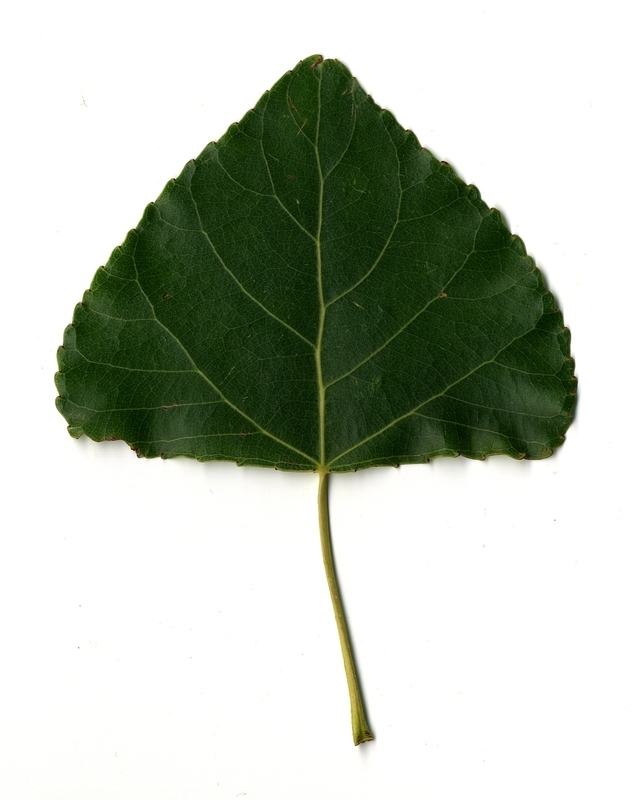
#> input picture Domasni/DomasnaRabota3/database/10152.jpg, 632 x 800 px
$ python DomasnaRabota3.6.py
#> lines starting #> are read from the running program, lines starting #| are printed output that depends on the picture; after the words box and inside, x2 and y2 are one past the last pixel; in counts of white or black regions, pixels touching at a corner belong together
import cv2
import numpy as np

image = cv2.imread('database/10152.jpg')
#> image is the input picture: shape (800, 632, 3); mean B, G, R 183, 195, 188
original_image = image.copy()
gray = cv2.cvtColor(image, cv2.COLOR_BGR2GRAY)
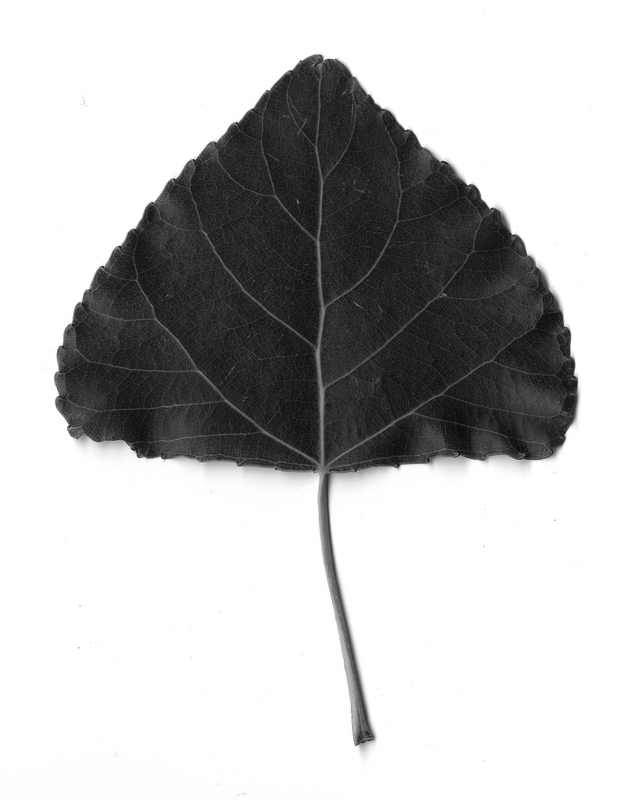
#> gray: shape (800, 632); min 11, max 255, mean 191.6
_, segmented_image = cv2.threshold(gray, 127, 255, cv2.THRESH_BINARY)
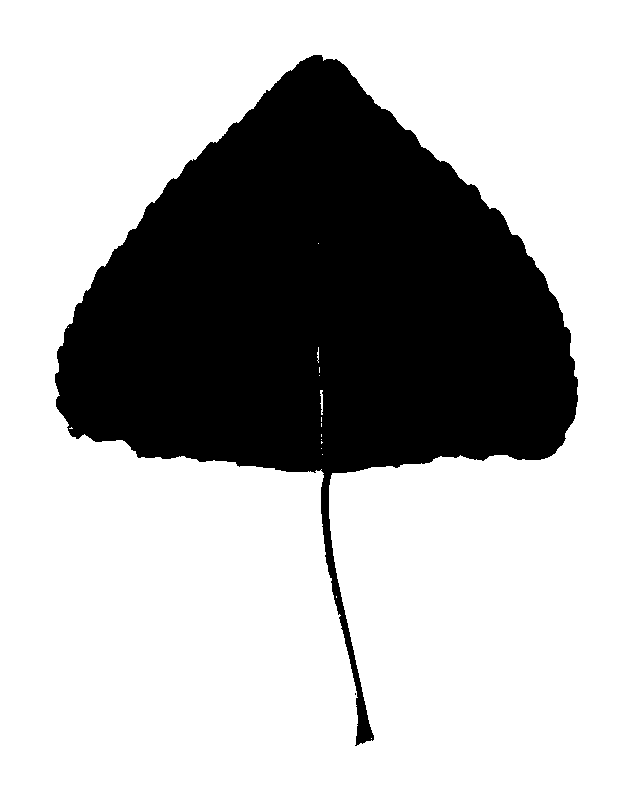
#> segmented_image: shape (800, 632); 70.5% white; 2 black regions (1 under 20 px), largest, box (x1, y1, x2, y2) and area: (55, 55, 578, 746) 149234
edges = cv2.Canny(segmented_image, 30, 100)
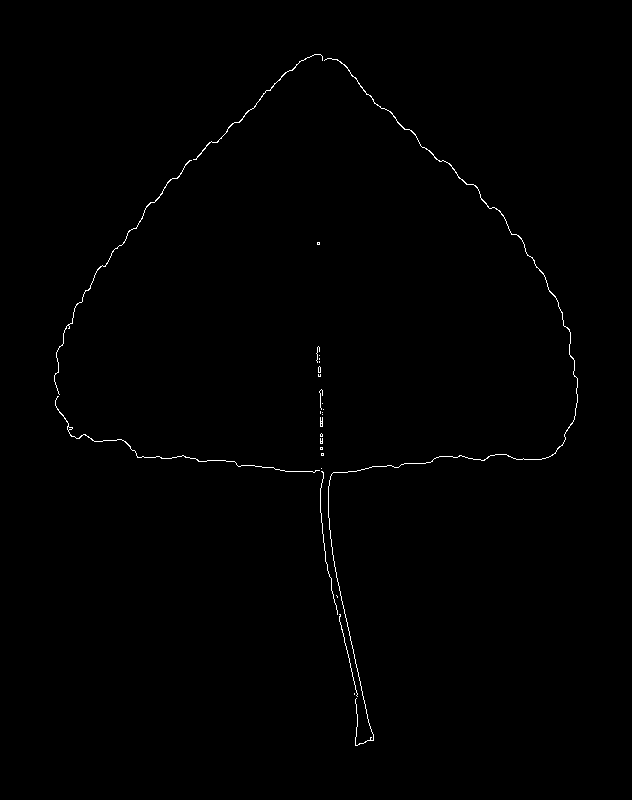
#> edges: shape (800, 632); 0.47% white in thin lines or dots, all inside (x1, y1, x2, y2) = (54, 54, 578, 746)
contours, _ = cv2.findContours(edges, cv2.RETR_EXTERNAL, cv2.CHAIN_APPROX_SIMPLE)
#> contours = 27 contours, 23 with area under 20; largest, box (x1, y1, x2, y2) and area: (324, 58, 578, 746) 113, (193, 54, 323, 160) 44, (54, 160, 192, 395) 44, (55, 396, 320, 473) 39
contour_image = np.zeros_like(gray)
cv2.drawContours(contour_image, contours, -1, (255), 2)
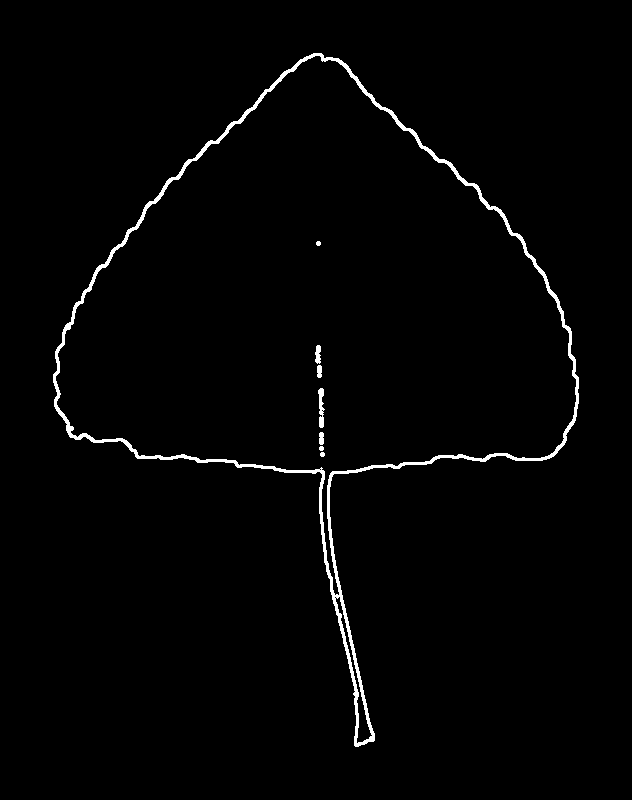
#> contour_image: shape (800, 632); 1.6% white; 8 white regions, largest, box (x1, y1, x2, y2) and area: (53, 53, 579, 747) 7462, (318, 388, 325, 428) 170, (315, 345, 321, 364) 89
cv2.imshow('Original Image', original_image)
cv2.imshow('Segmented Image', segmented_image)
cv2.imshow('Contours', contour_image)
cv2.waitKey(0)
cv2.destroyAllWindows()

$ run again, with Domasni/DomasnaRabota3/database/1.jpg copied over Domasni/DomasnaRabota3/database/10152.jpg
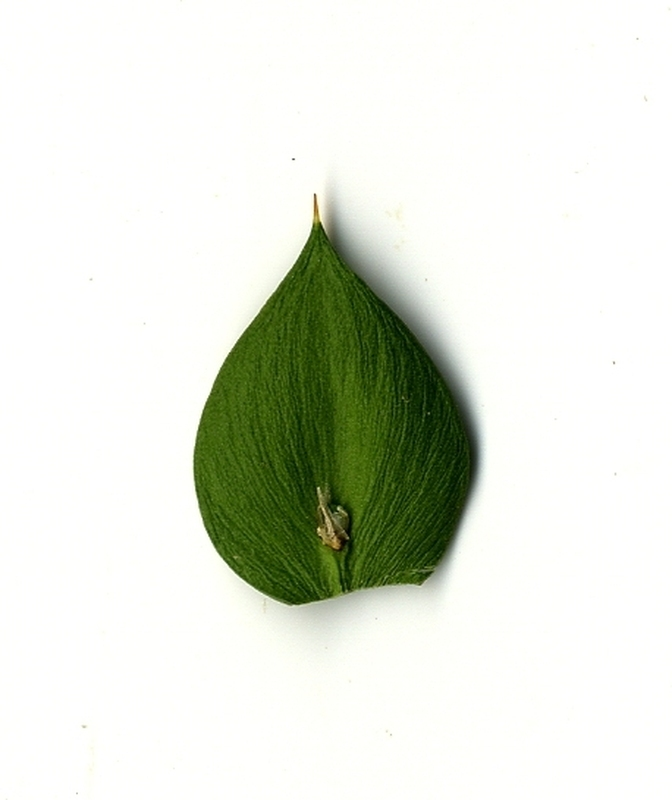
#> input picture Domasni/DomasnaRabota3/database/1.jpg, 672 x 800 px
#> image is the input picture: shape (800, 672, 3); mean B, G, R 218, 228.9, 224.7
#> `_, segmented_image = cv2.threshold(gray, 127, 255, cv2.THRESH_BINARY)`:
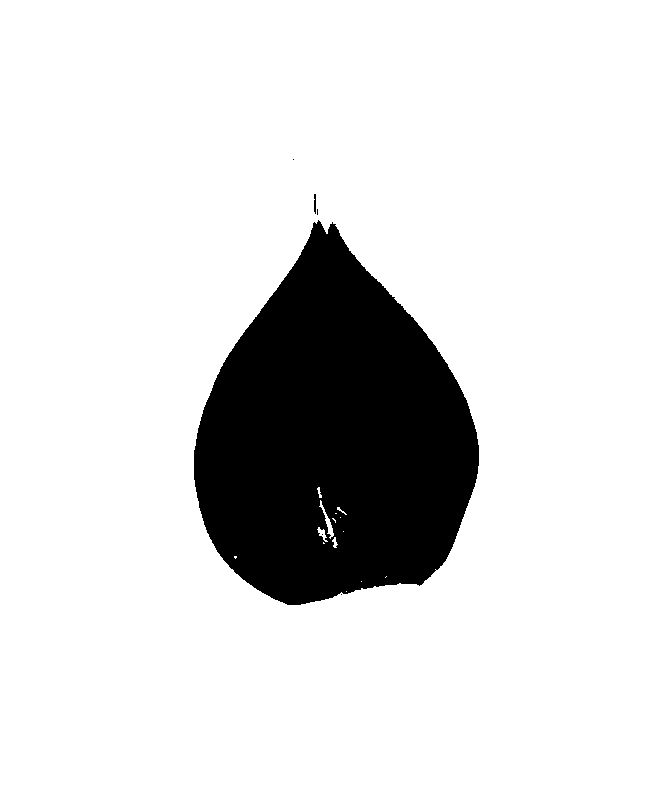
#> segmented_image: shape (800, 672); 86.2% white; 6 black regions (4 under 20 px), largest, box (x1, y1, x2, y2) and area: (194, 220, 479, 605) 74103, (314, 194, 316, 214) 37
#> edges: shape (800, 672); 0.26% white in thin lines or dots, all inside (x1, y1, x2, y2) = (193, 158, 479, 605)
#> contours = 33 contours, 31 with area under 20; largest, box (x1, y1, x2, y2) and area: (193, 222, 479, 605) 132, (335, 225, 395, 297) 22
#> `cv2.drawContours(contour_image, contours, -1, (255), 2)`:
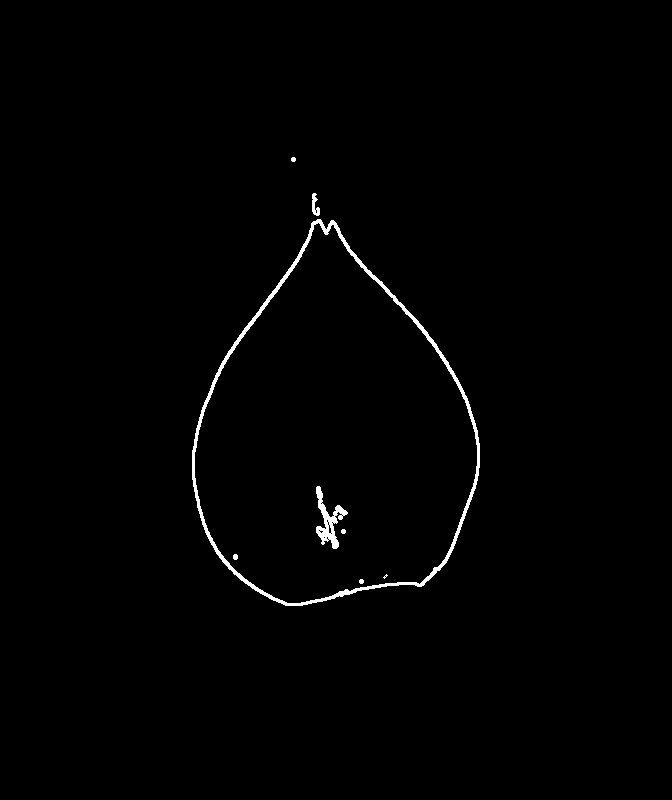
#> contour_image: shape (800, 672); 0.88% white; 8 white regions (1 under 20 px), largest, box (x1, y1, x2, y2) and area: (192, 219, 480, 606) 3837, (316, 486, 348, 549) 689, (312, 193, 320, 216) 108

$ run again, with Domasni/DomasnaRabota3/database/10000.jpg copied over Domasni/DomasnaRabota3/database/10152.jpg
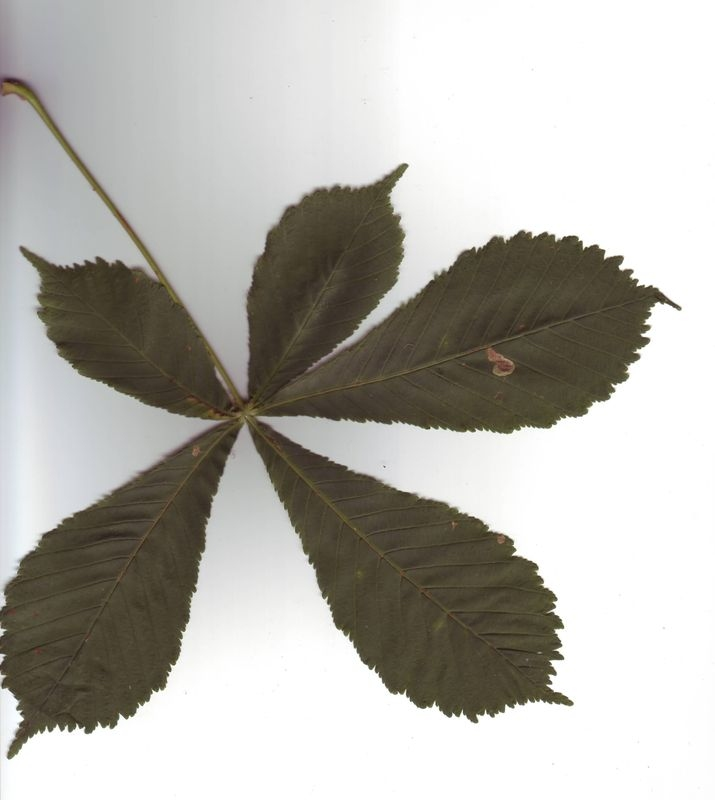
#> input picture Domasni/DomasnaRabota3/database/10000.jpg, 715 x 800 px
#> image is the input picture: shape (800, 715, 3); mean B, G, R 173.9, 179.8, 181.8
#> `_, segmented_image = cv2.threshold(gray, 127, 255, cv2.THRESH_BINARY)`:
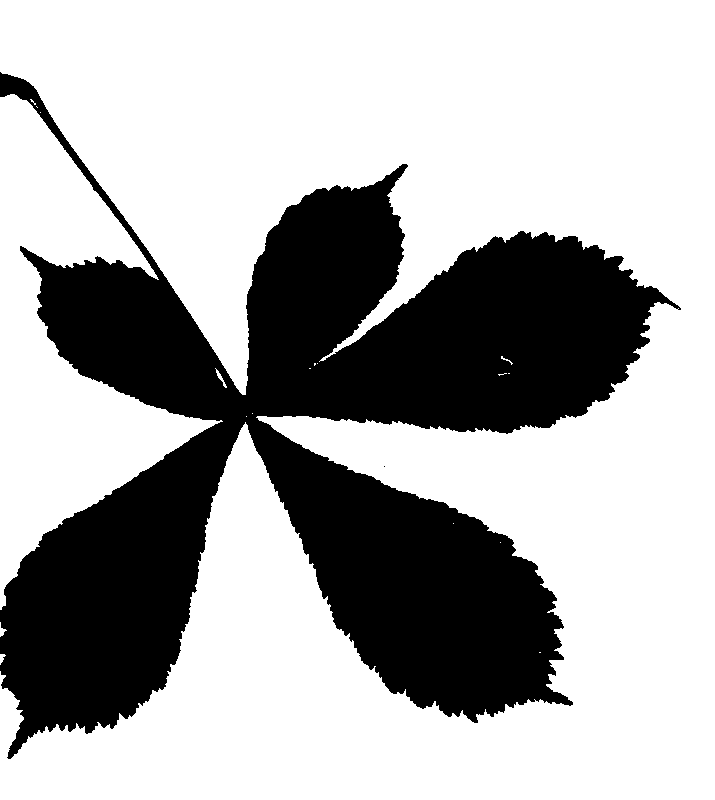
#> segmented_image: shape (800, 715); 67.7% white; 2 black regions (1 under 20 px), largest, box (x1, y1, x2, y2) and area: (0, 72, 681, 759) 184832
#> edges: shape (800, 715); 0.95% white in thin lines or dots, all inside (x1, y1, x2, y2) = (0, 72, 681, 759)
#> contours = 80 contours, 70 with area under 20; largest, box (x1, y1, x2, y2) and area: (0, 72, 351, 395) 142, (0, 93, 159, 280) 119, (320, 207, 476, 361) 72, (0, 422, 221, 610) 55, (7, 711, 110, 759) 38
#> `cv2.drawContours(contour_image, contours, -1, (255), 2)`:
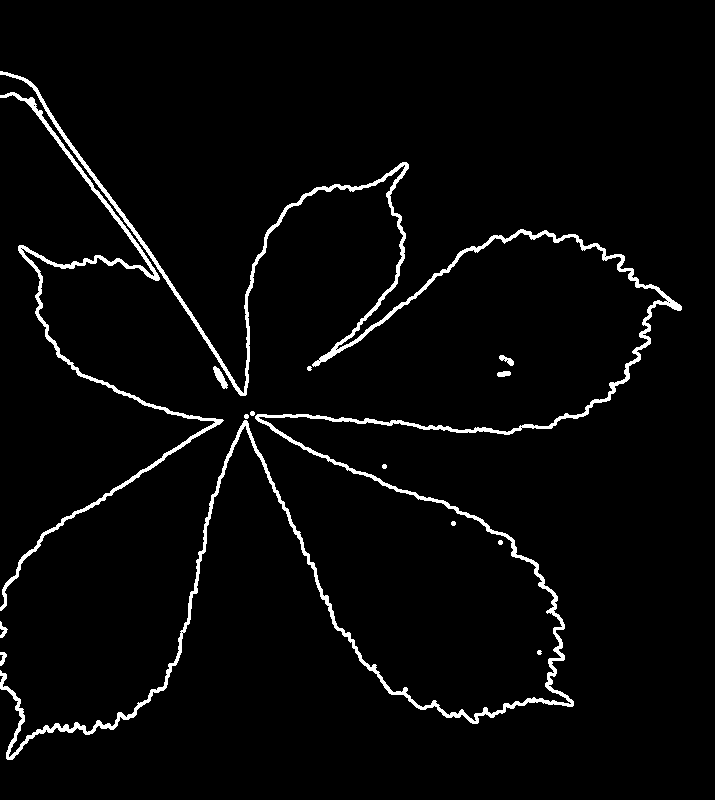
#> contour_image: shape (800, 715); 3.2% white; 14 white regions, largest, box (x1, y1, x2, y2) and area: (0, 71, 682, 760) 13966, (0, 92, 224, 611) 3904, (213, 366, 228, 389) 150

$ run again, with Domasni/DomasnaRabota3/database/10001.jpg copied over Domasni/DomasnaRabota3/database/10152.jpg
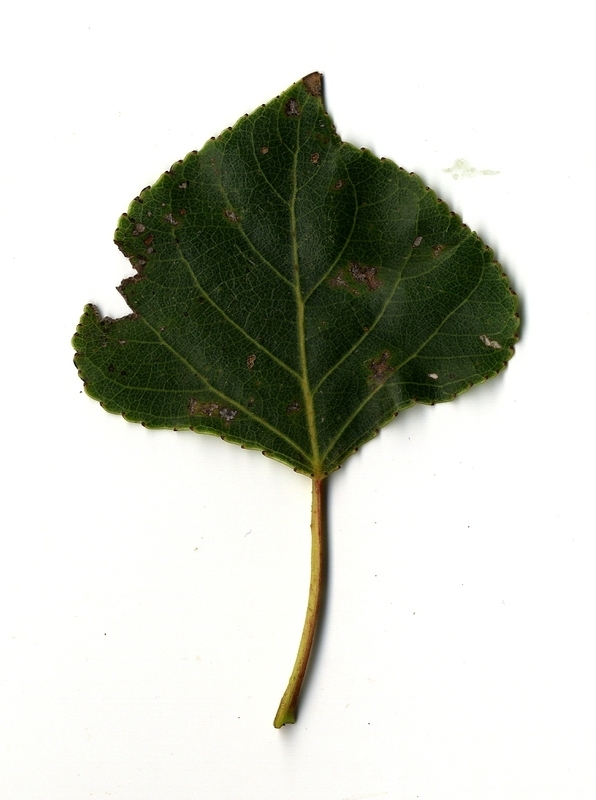
#> input picture Domasni/DomasnaRabota3/database/10001.jpg, 596 x 800 px
#> image is the input picture: shape (800, 596, 3); mean B, G, R 195.5, 204.3, 201.6
#> `_, segmented_image = cv2.threshold(gray, 127, 255, cv2.THRESH_BINARY)`:
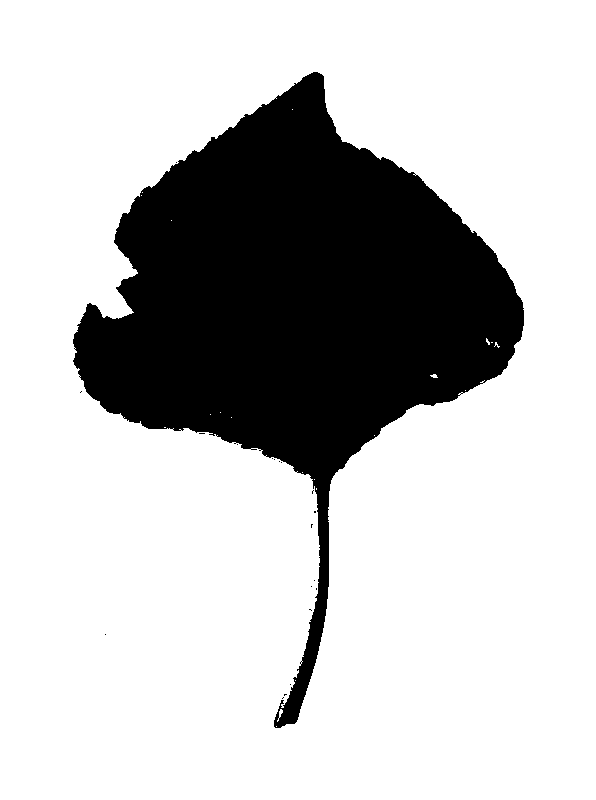
#> segmented_image: shape (800, 596); 76.3% white; 20 black regions (19 under 20 px), largest, box (x1, y1, x2, y2) and area: (73, 72, 524, 728) 113091
#> edges: shape (800, 596); 0.5% white in thin lines or dots, all inside (x1, y1, x2, y2) = (72, 71, 524, 729)
#> contours = 54 contours, 49 with area under 20; largest, box (x1, y1, x2, y2) and area: (273, 157, 524, 729) 114, (244, 71, 380, 160) 42, (113, 196, 139, 312) 34, (139, 117, 244, 195) 34, (72, 332, 127, 421) 20
#> `cv2.drawContours(contour_image, contours, -1, (255), 2)`:
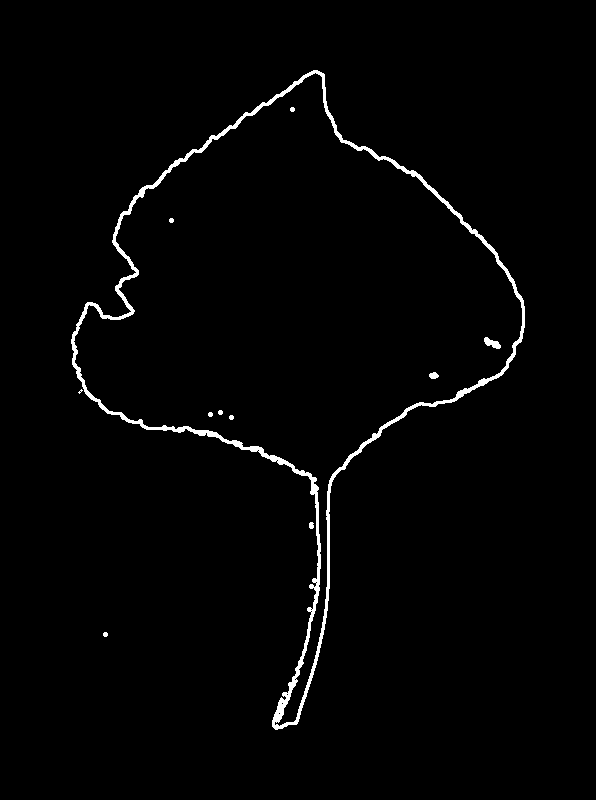
#> contour_image: shape (800, 596); 1.7% white; 11 white regions (1 under 20 px), largest, box (x1, y1, x2, y2) and area: (71, 70, 525, 730) 7538, (484, 337, 501, 349) 112, (429, 372, 439, 379) 52
